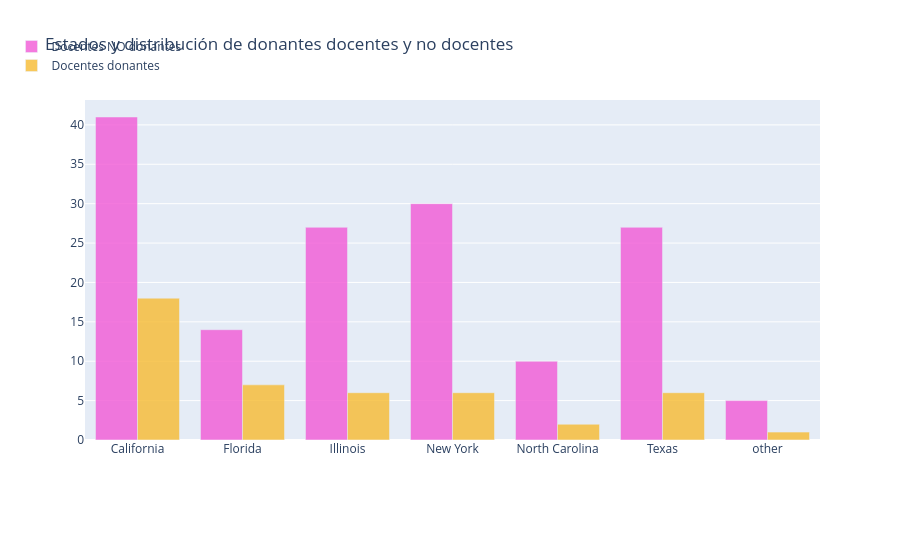

Source (notebook cell):
### Markdown cell above
Aunque el mayor número absoluto de donantes proviene del estado de **California**, ubicado en la costa oeste de Estados Unidos, se observa que la región de la **costa este** presenta una mayor densidad de donantes en comparación relativa.

Esto sugiere una distribución más concentrada en estados del este, donde la participación por área geográfica es más intensa. Adicionalmente, se identifica presencia de donantes en estados menos poblados como **Hawaii** y **Alaska**, lo que indica una cobertura amplia a nivel nacional.

En conjunto, estos resultados muestran que la actividad de donación no se limita a los principales centros urbanos, sino que está distribuida en distintas regiones del país con diferentes niveles de intensidad.

---

## <a id="2.6">2.6 Número de Docentes y Donantes No Docentes por Estado</a>

### Code cell
# which city and state has maximum teacher donors 
tempdf = donors_df.groupby(['Donor State', 'Donor Is Teacher']).agg({'Donor Is Teacher' : 'count' }).rename(columns={'Donor Is Teacher' : 'Teacher Donor Counts'}).reset_index()

no_df = tempdf[tempdf['Donor Is Teacher']=='No']
no_x = no_df['Donor State']
no_y = no_df['Teacher Donor Counts']
yes_df = tempdf[tempdf['Donor Is Teacher']=='Yes']
yes_x = yes_df['Donor State']
yes_y = yes_df['Teacher Donor Counts']

trace1 = go.Bar(
    x=no_x,
    y=no_y,
    name='Docentes NO donantes',
    marker=dict(color='#f259d6'),
    opacity=0.8
)
trace2 = go.Bar(
    x=yes_x,
    y=yes_y,
    name='Docentes donantes',
    marker=dict(color='#f7bb31'),
    opacity=0.8
)

data = [trace1, trace2]
layout = go.Layout(
    barmode='group',
    legend=dict(dict(x=-.1, y=1.2)),
    margin=dict(b=120),
    title = 'Estados y distribución de donantes docentes y no docentes',
)

fig = go.Figure(data=data, layout=layout)
iplot(fig, filename='grouped-bar')

### Figure 1 — Plotly figure (JSON) as saved in the notebook; plotly's stock layout.template omitted (floating-point values rounded to 4 significant figures)
{"data": [{"marker": {"color": "#f259d6"}, "name": "Docentes NO donantes", "opacity": 0.8, "type": "bar", "x": ["California", "Florida", "Illinois", "New York", "North Carolina", "Texas", "other"], "y": [41, 14, 27, 30, 10, 27, 5]}, {"marker": {"color": "#f7bb31"}, "name": "Docentes donantes", "opacity": 0.8, "type": "bar", "x": ["California", "Florida", "Illinois", "New York", "North Carolina", "Texas", "other"], "y": [18, 7, 6, 6, 2, 6, 1]}], "layout": {"barmode": "group", "legend": {"x": -0.1, "y": 1.2}, "margin": {"b": 120}, "title": {"text": "Estados y distribución de donantes docentes y no docentes"}}}
